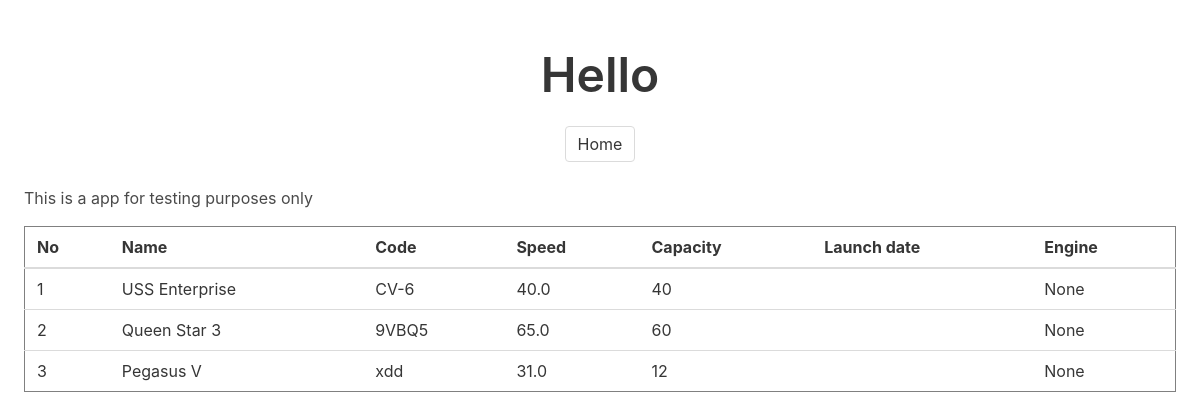
Page /index/ships on the committed database.
### server/models.py (models this page shows, shortened)
class Ship(db.Model):
    id = db.Column(db.Integer, primary_key=True)
    name = db.Column(db.String(40), index=True)
    code = db.Column(db.String(5), index=True)
    speed = db.Column(db.Float)
    capacity = db.Column(db.Integer)
    launch_date = db.Column(db.Date)
    engine_id = db.Column(db.Integer, db.ForeignKey('engine.id'))

### server/routes.py (the view)
@app.route('/index/ships', methods=['GET', 'POST'])
def ships():
    ship_cols = get_cols(Ship)
    cap_headers = format_headers(ship_cols)
    ship_data = get_json_data(model=Ship, columns=ship_cols)
    return render_template('registry.html', data=ship_data, headers=ship_cols, cap_headers=cap_headers, index=1)

### server/models.py (called while the page is built)
def get_cols(model=None):
    mapper: orm.mapper = inspect(model)
    print('mapper attrs', mapper.attrs)
    print('model query', model.query.column_descriptions)
    column_names = [col.key for col in mapper.columns]
    column_names.remove('id')
    return column_names

def format_headers(headers: list = None):
    new_headers = []
    if not headers:
        return new_headers
    for h in headers:
        h: str = h
        if '_' in h:
            h = h.replace('_', ' ')
        if 'id' in h:
            h = h.replace('id', '')
        h = h.strip()
        h = h.capitalize()
        new_headers.append(h)
    return new_headers

### server/templates/registry.html
{% extends "base.html" %}
{% block content %}
<section class="section">
    <div class="content">
        <h1 class="is-size-1 has-text-centered">Hello {{ username }}</h1>
        <nav class="level is-mobile">
            <div class="level-item has-text-centered">
                <a class="button" href="{{ url_for('index') }}">Home</a>
            </div>
        </nav>
        <p>This is a {{ is_login }} app for testing purposes only</p>
        <table class="table" border="1px solid black">
            <thead>
            <tr>
                <th>No</th>
                {% for ch in cap_headers %}
                <th>{{ ch }}</th>
                {% endfor %}
            </tr>
            </thead>
            <tbody>
            {% for d in data %}
            <tr>
                <td>{{ d['index'] }}</td>
                {% for h in headers %}
                <td>{{ d[h] }}</td>
                {% endfor %}
            </tr>
            {% endfor %}
            </tbody>
        </table>
    </div>
</section>
{% endblock %}

### server/templates/base.html (shortened to what this page needs)
<!DOCTYPE html>
<html lang="en">
    <head>
        <link rel="stylesheet" type="text/css" href="{{ url_for('static', filename='css/bulma.css') }}"/>
    </head>
    <body class="layout-default">
        {% block content %}{% endblock %}
    </body>
</html>

### server/templates/base.html (style rules this page uses)
table, tr, th, td { padding: 10px; }

### rows in the picture
Ship: index "1", name "USS Enterprise" "CV-6" "40.0" "40" "None"
Ship: index "2", name "Queen Star 3" "9VBQ5" "65.0" "60" "None"
Ship: index "3", name "Pegasus V" "xdd" "31.0" "12" "None"

### other values in the picture
{{ ch }} "Name" "Code" "Speed" "Capacity" "Launch date" "Engine"
